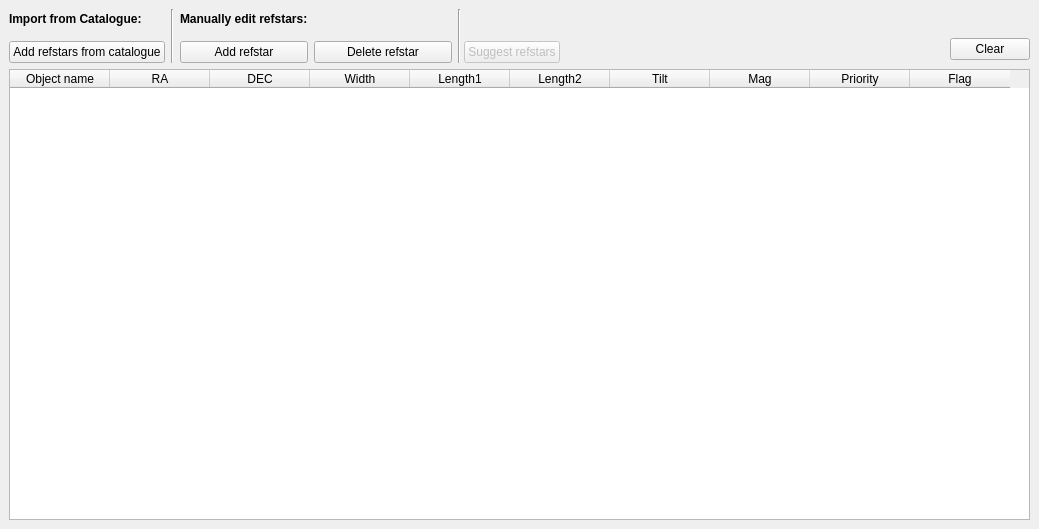
    <widget class="QWidget" name="RefstarsTab">
     <property name="sizePolicy">
      <sizepolicy hsizetype="Expanding" vsizetype="Expanding">
       <horstretch>0</horstretch>
       <verstretch>0</verstretch>
      </sizepolicy>
     </property>
     <attribute name="title">
      <string>     &amp;Refstars      </string>
     </attribute>
     <widget class="QWidget" name="layoutWidget">
      <property name="geometry">
       <rect>
        <x>9</x>
        <y>9</y>
        <width>1021</width>
        <height>511</height>
       </rect>
      </property>
      <layout class="QVBoxLayout" name="verticalLayout_3">
       <item>
        <layout class="QGridLayout" name="gridLayout_3">
         <item row="0" column="0">
          <widget class="QLabel" name="labelRef_ImportCat">
           <property name="font">
            <font>
             <family>Arial</family>
             <weight>75</weight>
             <bold>true</bold>
            </font>
           </property>
           <property name="text">
            <string>Import from Catalogue:</string>
           </property>
          </widget>
         </item>
         <item row="0" column="1" rowspan="3">
          <widget class="Line" name="lineRef_line2">
           <property name="orientation">
            <enum>Qt::Vertical</enum>
           </property>
          </widget>
         </item>
         <item row="0" column="2">
          <widget class="QLabel" name="labelRef_ManEdit">
           <property name="font">
            <font>
             <family>Arial</family>
             <weight>75</weight>
             <bold>true</bold>
            </font>
           </property>
           <property name="text">
            <string>Manually edit refstars:</string>
           </property>
          </widget>
         </item>
         <item row="0" column="4" rowspan="3" colspan="2">
          <widget class="Line" name="lineRef_line1">
           <property name="orientation">
            <enum>Qt::Vertical</enum>
           </property>
          </widget>
         </item>
         <item row="1" column="6" rowspan="2">
          <spacer name="horizontalSpacer_4">
           <property name="orientation">
            <enum>Qt::Horizontal</enum>
           </property>
           <property name="sizeHint" stdset="0">
            <size>
             <width>238</width>
             <height>20</height>
            </size>
           </property>
          </spacer>
         </item>
         <item row="1" column="7" rowspan="2">
          <widget class="QPushButton" name="pushButtonRef_ClearRefstars">
           <property name="text">
            <string>Clear</string>
           </property>
          </widget>
         </item>
         <item row="2" column="0">
          <widget class="QPushButton" name="pushButtonRef_AddRefstarsfromCat">
           <property name="text">
            <string>Add refstars from catalogue</string>
           </property>
          </widget>
         </item>
         <item row="2" column="2">
          <widget class="QPushButton" name="pushButtonRef_AddRefstar">
           <property name="text">
            <string>Add refstar</string>
           </property>
          </widget>
         </item>
         <item row="2" column="3">
          <widget class="QPushButton" name="pushButtonRef_DeleteRefstar">
           <property name="text">
            <string>Delete refstar</string>
           </property>
          </widget>
         </item>
         <item row="2" column="5">
          <widget class="QPushButton" name="pushButtonRef_Suggestrefstars">
           <property name="enabled">
            <bool>false</bool>
           </property>
           <property name="text">
            <string>Suggest refstars</string>
           </property>
          </widget>
         </item>
         <item row="0" column="3">
          <spacer name="horizontalSpacer_8">
           <property name="orientation">
            <enum>Qt::Horizontal</enum>
           </property>
           <property name="sizeType">
            <enum>QSizePolicy::Fixed</enum>
           </property>
           <property name="sizeHint" stdset="0">
            <size>
             <width>138</width>
             <height>20</height>
            </size>
           </property>
          </spacer>
         </item>
        </layout>
       </item>
       <item>
        <widget class="QTableWidget" name="tableWidgetRefstars">
         <property name="lineWidth">
          <number>2</number>
         </property>
         <property name="rowCount">
          <number>0</number>
         </property>
         <column>
          <property name="text">
           <string>Object name</string>
          </property>
         </column>
         <column>
          <property name="text">
           <string>RA</string>
          </property>
         </column>
         <column>
          <property name="text">
           <string>DEC</string>
          </property>
         </column>
         <column>
          <property name="text">
           <string>Width</string>
          </property>
         </column>
         <column>
          <property name="text">
           <string>Length1</string>
          </property>
         </column>
         <column>
          <property name="text">
           <string>Length2</string>
          </property>
         </column>
         <column>
          <property name="text">
           <string>Tilt</string>
          </property>
         </column>
         <column>
          <property name="text">
           <string>Mag</string>
          </property>
         </column>
         <column>
          <property name="text">
           <string>Priority</string>
          </property>
         </column>
         <column>
          <property name="text">
           <string>Flag</string>
          </property>
         </column>
        </widget>
       </item>
      </layout>
     </widget>
    </widget>
